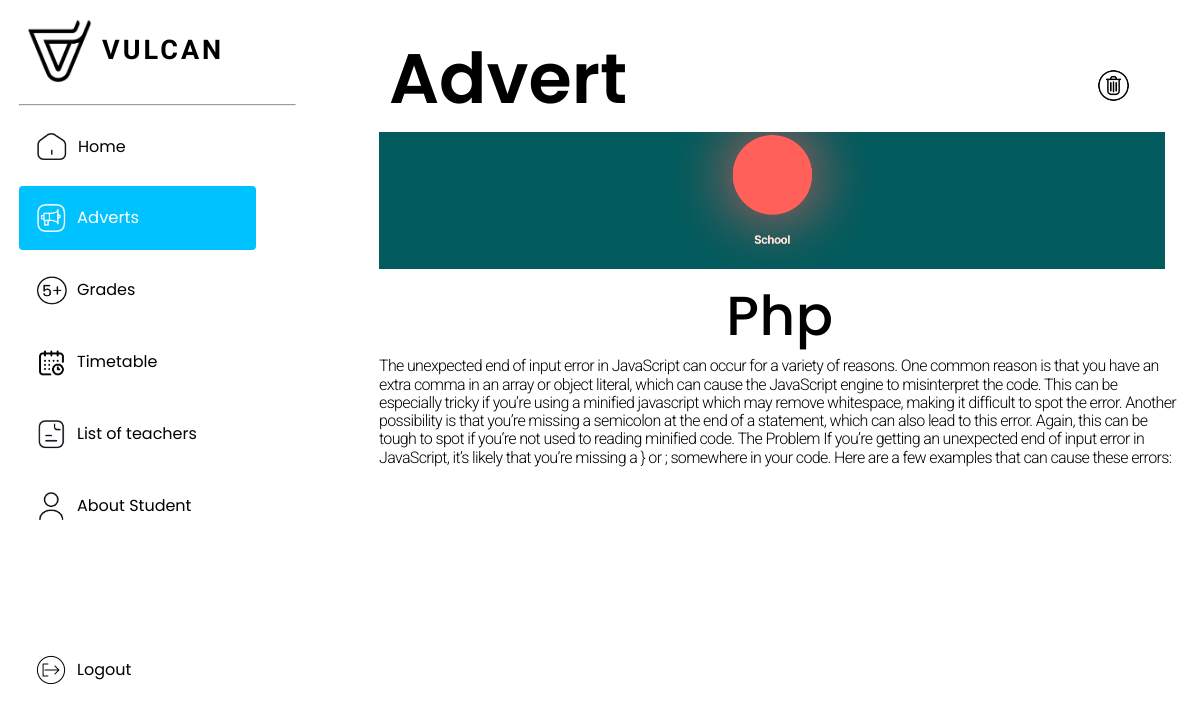
The app's page /php/advert_open.php?id=12 with its own data.
### tables this page shows
CREATE TABLE `adverts` (
  `id` int(11) UNSIGNED NOT NULL,
  `title` varchar(25) NOT NULL,
  `content` varchar(10000) NOT NULL
);

### php/advert_open.php (the view, shortened to what this page needs)
<!DOCTYPE html>
<html lang="en">
<head>
    <link rel="stylesheet" href="../css/reset.css">
    <link rel="stylesheet" href="../css/advert_open.css">
</head>
<body>
    <div class="container">
        <div class="menu">
            <div class="logo">
                <img src="../img/logo/logo.png" alt="logo">
                <p>VULCAN</p>
            </div>
            <hr>
            <div class="links">
                <a href="home.php" class="link">
                    <div class="link_container">
                        <img src="../img/menu/home.png" alt="img" class="home_img">
                        <p>Home</p>
                    </div>
                </a>
                <a href="adverts.php" class="active_link link">
                    <div class="active_link_container">
                        <img src="../img/menu/adverts_active.png" alt="img" class="adverts_img">
                        <p>Adverts</p>
                    </div>
                </a>
                <a href="grades.php" class="link">
                    <div class="link_container">
                        <img src="../img/menu/grades.png" alt="img" class="grades_img">
                        <p>Grades</p>
                    </div>
                </a>
                <a href="../html/timetable.html" class="link">
                    <div class="link_container">
                        <img src="../img/menu/timetable.png" alt="img" class="timetable_img">
                        <p>Timetable</p>
                    </div>
                </a>
                <a href="teacherList.php" class="link">
                    <div class="link_container">
                        <img src="../img/menu/teacherList.png" alt="img" class="teacherList_img">
                        <p>List of teachers</p>
                    </div>
                </a>
                <a href="aboutStudent.php" class="link">
                    <div class="link_container">
                        <img src="../img/menu/student.png" alt="img" class="aboutStudent_img">
                        <p>About Student</p>
                    </div>
                </a>
                <div onclick="logOut('php')" class="link exit">
                    <div class="link_container">
                        <img src="../img/menu/exit.png" alt="img" class="aboutStudent_img">
                        <p>Logout</p>
                    </div>
                </div>
            </div>
        </div>
        <main class="main">
            <div class="header">
                <h1 class="title">
                    Advert
                </h1>
                <?php
                    echo "<img onclick='dell(". $_GET["id"] .")' src='../img/adverts/delete.png' alt='delete'>";
                ?>
            </div>
            <img src="../img/adverts/big_advertImg.png" alt="picture" class="background">
            <div class="content">
                <?php
                    require 'connect.php';
                    $adverts = mysqli_query($conn, "SELECT * FROM `adverts` WHERE `id` = ". $_GET['id'] ."");
                    while($advert = $adverts->fetch_assoc()){
                        echo '
                            <h2 class="content_title">
                                '. $advert['title'] .'
                            </h2>
                            <p>
                                '. $advert['content'] .'
                            </p>
                        </a>';
                    }
                ?>
            </div>
        </main>
    </div>
</body>
</html>

### css/advert_open.css (style rules this page uses)
body { font-family: 'Roboto'; height: 100vh; }
.container { display: flex; margin-right: auto; margin-left: auto; padding-left: 19px; padding-right: 19px; padding-top: 18px; height: calc(100vh - 18px); }
.logo { display: flex; margin-left: 8px; margin-bottom: 21px; }
.logo img { width: 65px; margin-right: 10px; }
.logo p { font-family: 'Mulish'; font-style: normal; font-weight: 800; font-size: 27px; line-height: 25px; letter-spacing: 3px; color: #000000; margin-top: auto; margin-bottom: auto; }
hr { margin-bottom: 9px; width: calc(100% + 70px); }
.menu { margin-right: 100px; position: fixed; }
.link { display: block; margin-bottom: 8px; }
.link_container { width: 100%; display: flex; border-radius: 4px; padding: 16px; }
.link_container p { font-family: 'Poppins'; font-style: normal; font-weight: 400; font-size: 16px; line-height: 140%; color: #000000; margin-top: auto; margin-bottom: auto; }
.exit { margin-top: 100px; cursor: pointer; }
.active_link_container { width: 100%; background: #00C2FF; display: flex; border-radius: 4px; padding: 16px; }
.active_link_container p { margin-top: auto; margin-bottom: auto; font-family: 'Poppins'; font-style: normal; font-weight: 400; font-size: 16.4px; line-height: 140%; color: #FFFFFF; }
.link img { margin-right: 10px; }
.home_img { width: 33px; height: 31px; }
.adverts_img, .grades_img, .timetable_img, .teacherList_img, .aboutStudent_img { width: 32px; height: 32px; }
.main { padding-top: 50px; margin-left: 360px; }
.header { display: flex; justify-content: space-between; }
.header img { width: 35px; height: 35px; margin-right: 50px; cursor: pointer; }
.title { font-family: 'Poppins'; font-style: normal; font-weight: 600; font-size: 70px; line-height: 22px; margin-bottom: 42px; margin-left: 10px; }
.background { width: 98%; margin-bottom: 13px; }
.content_title { font-family: 'Poppins'; font-style: normal; font-weight: 500; font-size: 55px; line-height: 114.97%; text-align: center; letter-spacing: 0.01em; margin-bottom: 10px; }
.content p { font-family: 'Roboto'; font-style: normal; font-weight: 300; font-size: 16px; line-height: 114.97%; letter-spacing: -0.04em; }

### records on screen
adverts: title "Php", content "The unexpected end of input error in JavaScript can occur for a variety of reasons. One common reason is that you have an extra comma in an array or object literal, which can cause the JavaScript engine to misinterpret the code. This can be especially tricky if you’re using a minified javascript which may remove whitespace, making it difficult to spot the error. Another possibility is that you’re missing a semicolon at the end of a statement, which can also lead to this error. Again, this can be tough to spot if you’re not used to reading minified code. The Problem If you’re getting an unexpected end of input error in JavaScript, it’s likely that you’re missing a } or ; somewhere in your…"
